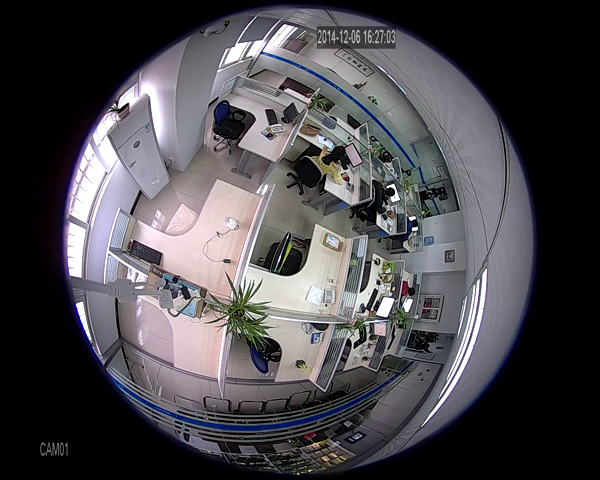
#> input picture frame 70 of Src/panoramic_fisheye_1.mp4, 600 x 480 px
$ python FinalTracking.py
#> lines starting #> are read from the running program, lines starting #| are printed output that depends on the picture; after the words box and inside, x2 and y2 are one past the last pixel; in counts of white or black regions, pixels touching at a corner belong together
import cv2 as cv
import imutils
import time
import numpy as np

BACKGROUND_SUBTRACTION = {
    "mog2" : cv.createBackgroundSubtractorMOG2(),
    "knn" : cv.createBackgroundSubtractorKNN(),
    "mog" :cv.bgsegm.createBackgroundSubtractorMOG()
                        }

OBJECT_TRACKER = {
    "kcf" : cv.legacy.TrackerKCF_create(),
    "csrt" : cv.legacy.TrackerCSRT_create()
                  }

trackers = cv.legacy.MultiTracker_create()

color = {
    "kcf" : (0, 255, 0),
    "csrt" : (255, 0, 255)
}

def find_contour(img, origin_img, potential_box = []):
    contours, hierachy = cv.findContours(img, cv.RETR_EXTERNAL, cv.CHAIN_APPROX_NONE)
    for contour in contours:
        area = cv.contourArea(contour)
        if 350 < area:
            # cv.drawContours(origin_img, contour, -1, (255, 255, 0), 3)
            perimeter = cv.arcLength(contour, True)
            approx = cv.approxPolyDP(contour, 0.2*perimeter, True)
            x,y,w,h = cv.boundingRect(approx)
            potential_box.append([x, y, w, h])
            # cv.rectangle(origin_img, (x,y), (x+w, y+h), (255, 255, 0), 1)

    return potential_box

def background_subtraction(img, type = 'knn'):
    mask = BACKGROUND_SUBTRACTION[type].apply(img)
    return mask

kernel = np.ones(shape = (3,3), dtype = np.uint8)

vid = cv.VideoCapture("./panoramic_fisheye_1.mp4")

count_frame = 0
while True:
    _, frame = vid.read()
#> frame is the input picture: shape (480, 600, 3); mean B, G, R 76.4, 72.3, 74.4
    if frame is None:
        break

    frame = imutils.resize(frame, width = 650)
#> frame: shape (520, 650, 3)

    background_mask = background_subtraction(frame, 'knn')
#> in background_subtraction, `mask = BACKGROUND_SUBTRACTION[type].apply(img)`: mask: shape (520, 650); every value is 255

    erode_image = cv.erode(background_mask, kernel, iterations = 2)
    dilate_image = cv.dilate(erode_image, kernel, iterations = 4)
    inrange_image = cv.inRange(dilate_image, 128, 255)

    pbox = find_contour(inrange_image, frame)
#> in find_contour, `contours, hierachy = cv.findContours(img, cv.RETR_EXTERNAL, cv.CHAIN_A..`: contours = 1 contour; box (x1, y1, x2, y2) and area: (0, 0, 650, 520) 336831
#> the loop in find_contour, `for contour in contours:` made 1 pass
#> (area, perimeter, approx, x, y, w, h) on pass 1: (336831, 2336, [[0, 0], [649, 519]], 0, 0, 650, 520)
#> after the loop in find_contour, `for contour in contours:`: potential_box = [[0, 0, 650, 520]]
#> pbox = [[0, 0, 650, 520]]

    cv.putText(frame, f'{count_frame}', (0,20), cv.FONT_HERSHEY_SIMPLEX, 0.5, (255, 255, 255))
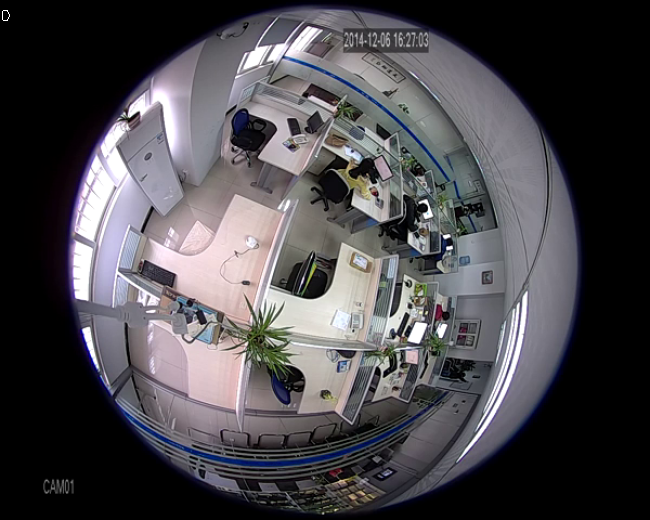
#> frame: shape (520, 650, 3); mean B, G, R 76.3, 72.2, 74.4
    success, boxes = trackers.update(frame)
#> success = True; boxes = ()
    i = 0
    for box in boxes:
        x,y,w,h = [int(v) for v in box]
        if i%2 == 0:
            cv.rectangle(frame, (x,y), (x+w, y+h), color['kcf'], 1)
            cv.putText(frame, "KCF", (x, y), cv.FONT_HERSHEY_SIMPLEX, 0.3, color['kcf'])
        else:
            cv.rectangle(frame, (x,y), (x+w, y+h), color['csrt'], 1)
            cv.putText(frame, "CSRT", (x, y), cv.FONT_HERSHEY_SIMPLEX, 0.3, color['csrt'])
        i += 1
#> this loop made 0 passes
#> after the loop, i = 0

    if count_frame == 341:
        tracker_1 = OBJECT_TRACKER['kcf']
        tracker_2 = OBJECT_TRACKER['csrt']
        for box in pbox:
            trackers.add(tracker_1, frame, box)
            trackers.add(tracker_2, frame, box)

    if count_frame == 343:
        cv.waitKey(3000)

    count_frame += 1
    pbox.clear()

    cv.imshow ("Origin", frame)
    cv.imshow ("process frame", inrange_image)

    if cv.waitKey(10) & 0xFF == ord('q'):
#> (key q is pressed here)
        break

vid.release()
cv.destroyAllWindows()

$ run again, starting later in the video
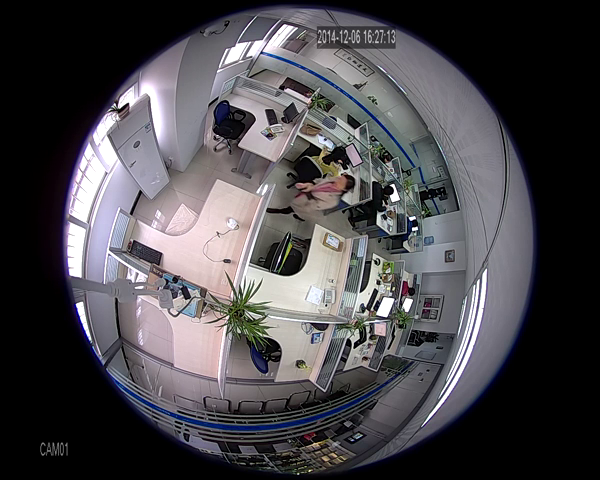
#> input picture frame 315 of Src/panoramic_fisheye_1.mp4, 600 x 480 px
#> frame is the input picture: shape (480, 600, 3); mean B, G, R 75.9, 71.9, 74
#> mask: shape (520, 650); every value is 255
#> contours = 1 contour; box (x1, y1, x2, y2) and area: (0, 0, 650, 520) 336831
#> the loop in find_contour, `for contour in contours:` made 1 pass
#> (area, perimeter, approx, x, y, w, h) on pass 1: (336831, 2336, [[0, 0], [649, 519]], 0, 0, 650, 520)
#> after the loop in find_contour, `for contour in contours:`: potential_box = [[0, 0, 650, 520]]
#> `cv.putText(frame, f'{count_frame}', (0,20), cv.FONT_HERSHEY_SIMPLEX, 0..`:
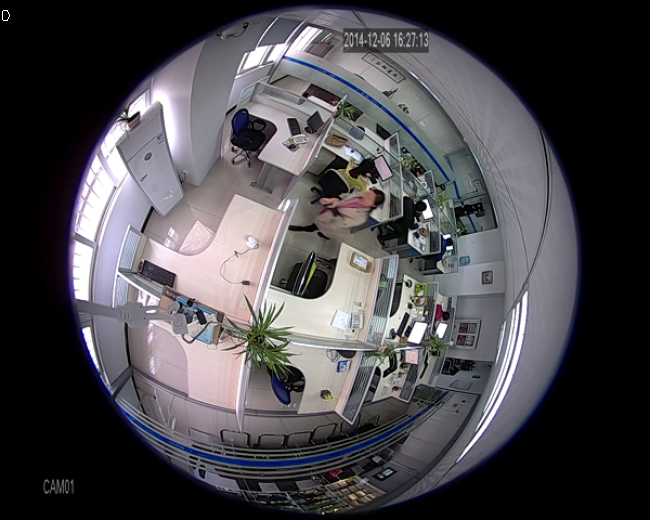
#> frame: shape (520, 650, 3); mean B, G, R 75.9, 71.8, 73.9
#> success = True; boxes = ()
#> after the loop `for box in boxes:`: i = 0

$ run again, starting later in the video
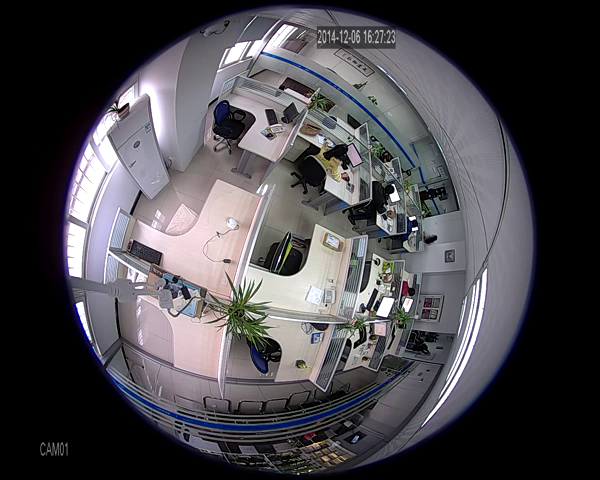
#> input picture frame 560 of Src/panoramic_fisheye_1.mp4, 600 x 480 px
#> frame is the input picture: shape (480, 600, 3); mean B, G, R 76, 71.7, 73.9
#> mask: shape (520, 650); every value is 255
#> contours = 1 contour; box (x1, y1, x2, y2) and area: (0, 0, 650, 520) 336831
#> the loop in find_contour, `for contour in contours:` made 1 pass
#> (area, perimeter, approx, x, y, w, h) on pass 1: (336831, 2336, [[0, 0], [649, 519]], 0, 0, 650, 520)
#> after the loop in find_contour, `for contour in contours:`: potential_box = [[0, 0, 650, 520]]
#> `cv.putText(frame, f'{count_frame}', (0,20), cv.FONT_HERSHEY_SIMPLEX, 0..`:
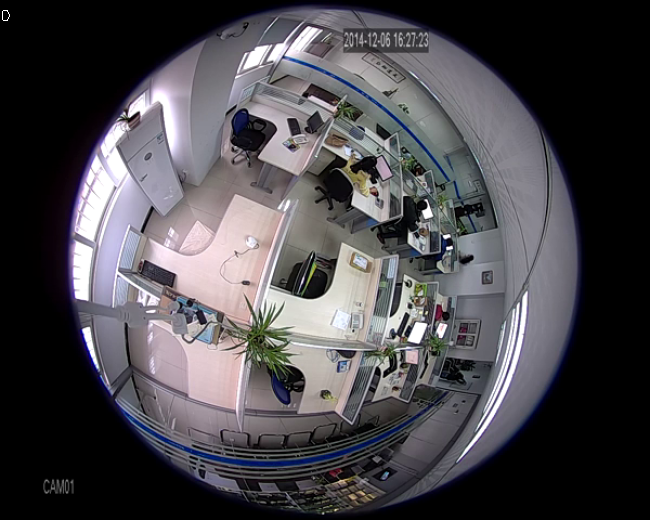
#> frame: shape (520, 650, 3); mean B, G, R 76, 71.7, 73.9
#> success = True; boxes = ()
#> after the loop `for box in boxes:`: i = 0
